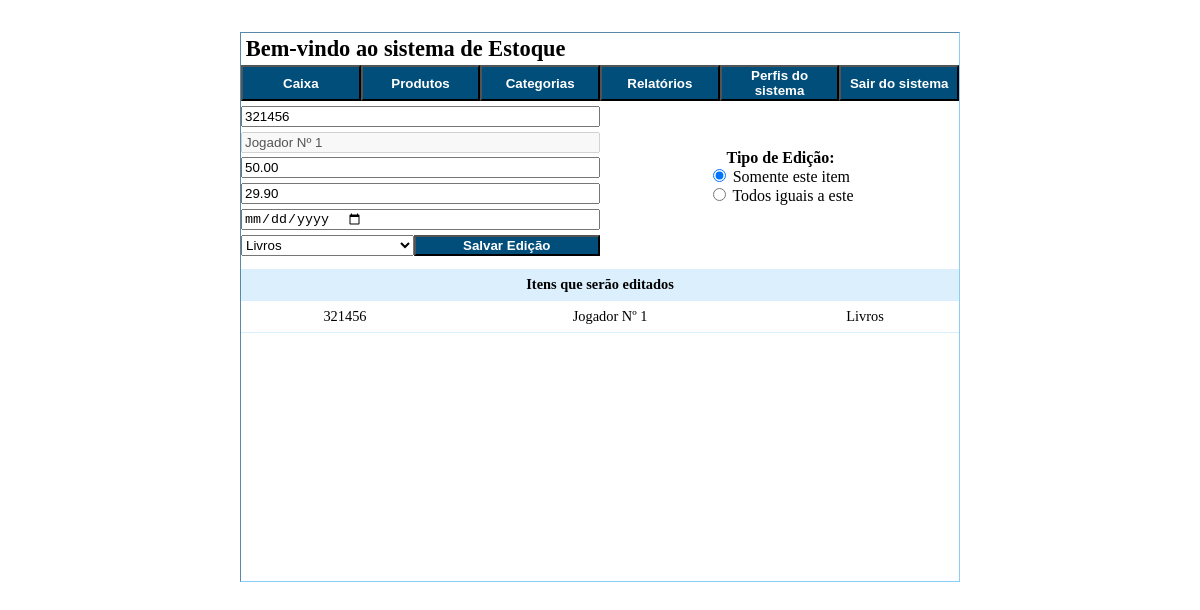
The app's page /editar-produtos.php?p_id=4&desc_id=3&cat_id=1&preco=29.90 with its own data.
### tables this page shows
CREATE TABLE produtos
(
  id INT NOT NULL AUTO_INCREMENT,
  codigo VARCHAR(50),
  marca VARCHAR(50),
  precoCompra DOUBLE(9,2) NOT NULL,
  precoVenda DOUBLE(9,2) NOT NULL,
  dataCompra DATE,
  dataVenda DATE, 
  descricao_id INT NOT NULL,
  categoria_id INT NOT NULL,
  e_disponivel boolean not null,
  PRIMARY KEY(id)
);

CREATE TABLE descricoes
(
  id INT NOT NULL AUTO_INCREMENT,
  descricao VARCHAR(150) NOT NULL,
  quantidade INT NOT NULL,
  PRIMARY KEY(id)
);

CREATE TABLE categorias
(
  id INT NOT NULL AUTO_INCREMENT,
  nome VARCHAR(50) NOT NULL,
  quantidade INT NOT NULL,
  PRIMARY KEY(id)
);

### classes/Produto.php (called while the page is built, shortened)
<?php
class Produto{
	private $id;
	public function __construct(int $id = null)
	{
		if(!($id === null)){
            $this->id = $id;
            $this->carregar();
        }
	}
	public function __get($atributo)
	{
		return $this->$atributo;
	}
	private function carregar()
	{
		$conexao = Conexao::conectarBd();
        $query = "SELECT codigo, marca, precoCompra, precoVenda, dataCompra, dataVenda, descricao_id, categoria_id, e_disponivel FROM produtos WHERE id = :id";
        $stmt = $conexao->prepare($query);
        $stmt->bindValue(":id", $this->id);
        $stmt->execute();
		$produto = $stmt->fetch();
		$this->codigo = $produto['codigo'];
		$this->precoCompra = $produto['precoCompra'];
		$this->precoVenda = $produto['precoVenda'];
		$this->dataCompra = $produto['dataCompra'];
		$this->categoria_id = $produto['categoria_id'];
	}
	public static function listarPorDescricao($descricao_id)
	{
		$query = "SELECT p.id, p.codigo, p.marca, p.precoCompra, p.precoVenda, p.dataCompra, p.dataVenda, p.descricao_id, p.categoria_id, p.e_disponivel, ";
		$query .= "c.nome AS categoria, d.descricao FROM produtos p ";
		$query .= "INNER JOIN descricoes d ON descricao_id = d.id ";
		$query .= "INNER JOIN categorias c ON categoria_id = c.id ";
		$query .= "WHERE descricao_id = :descricao_id";
		$conexao = Conexao::conectarBd();
		$stmt = $conexao->prepare($query);
		$stmt->bindValue(':descricao_id', $descricao_id);
		$stmt->execute();
		return $stmt->fetchAll();
	}
}

### classes/Descricao.php (called while the page is built, shortened)
<?php
class Descricao
{
    private $id;
    public function __construct(int $id = null)
	{
		if(!($id === null)){
            $this->id = $id;
            $this->carregar();
        }
	}
	public function __get($atributo)
	{
		return $this->$atributo;
	}
	private function carregar()
	{
        $conexao = Conexao::conectarBd();
        $query = "SELECT descricao, quantidade FROM descricoes WHERE id = :id";
        $stmt = $conexao->prepare($query);
        $stmt->bindValue(":id", $this->id);
        $stmt->execute();
		$descricao = $stmt->fetch();
        $this->descricao = $descricao['descricao'];
    }
}

### classes/Categoria.php (called while the page is built, shortened)
<?php
class Categoria
{
    public static function listar()
    {
        $query = "SELECT * FROM categorias";
        $conexao = Conexao::conectarBd();
        $stmt = $conexao->prepare($query);
        $stmt->execute();
        return $stmt->fetchAll();
    }
}

### editar-produtos.php (the view, shortened to what this page needs)
<?php require_once 'autoload.php';
    $selected = "";
    $produto = new Produto($_GET['p_id']);
    $descricao = new Descricao($produto->descricao_id);
    $categorias = Categoria::listar();
    $produtos = Produto::listarPorDescricao($produto->descricao_id);
?>
<div id="container-geral">
    <div id="div-input-edt">
        <form id="form-edt-produto" action="actions/action-editar-produtos.php" method="post">
            <input class="elemento-form" type="text" name="codigo" value="<?= $produto->codigo ?>">
            <input class="elemento-form" name="descricao" type="text" value="<?= $descricao->descricao ?>" required>
            <input class="elemento-form" name="precoCompra" type="number" step="0.01" value="<?= $produto->precoCompra ?>" required>
            <input class="elemento-form" name="precoVenda" type="number" step="0.01" value="<?= $produto->precoVenda ?>" required>
            <input type="date" name="dataCompra" class="elemento-form" value="<?= $produto->dataCompra ?>">
            <div id=container-tipo-edicao>
                <p>Tipo de Edição:</p>
                <span><input name="valor" type="radio" value="i" checked> Somente este item</span><br>
                <span><input name="valor" type="radio"  value="m"> Todos iguais a este</span>
            </div>
            <div class="elemento-form">
                <select id="categoria" name="categoria_id">
                    <?php foreach($categorias as $categoria): ?>
                        <?php
                            if($produto->categoria_id == $categoria['id']){
                                $selected = "selected";
                            }else {
                                $selected = "";
                            }
                        ?>
                        <option value="<?= $categoria['id'] ?>" <?= $selected ?>><?php echo $categoria['nome'] ?></option>
                    <?php endforeach; ?>
                </select>
                <button id="btn-submit" type="submit">Salvar Edição</button>
            </div>
        </form>
    </div>
    <div id="container-tabela-pequena">
        <table>
            <thead>
                <tr>
                    <th colspan='3'>Itens que serão editados</th>
                </tr>
            </thead>
            <tbody id="lista-codigos">
                <?php foreach($produtos as $produto): ?>
                    <tr class="lista">
                        <td><?= $produto['codigo'] ?></td>
                        <td><?= $produto['descricao'] ?></td>
                        <td><?= $produto['categoria'] ?></td>
                    </tr>
                <?php endforeach ?>
            </tbody>
        </table>
    </div>
</div>
<link rel="stylesheet" href="css/editar-produto.css">

### css/principal.css (style rules this page uses)
#container-principal { border: 1px inset lightskyblue; height: 550px; width: 60%; margin: 2rem auto; box-sizing: border-box; }
button { background-color: rgb(2, 78, 122); color: white; font-weight: bold; }
#container-botoes { display: flex; flex-direction: row; height: 5%; box-sizing: border-box; }
.botoes { flex: 1; }
#bem-vindo { font-size: 1.4rem; font-weight: bold; margin: .3rem; height: 5%; }
#container-corpo { width: 100%; height: 90%; box-sizing: border-box; }
table { width: 100%; }
td, th { padding: .5em; margin: 0; border-bottom: 1px inset rgba(135, 206, 250, .3); text-align: center; font-size: .9rem; }
tr { line-height: normal; }
th { font-weight: bold; background-color: rgb(220, 239, 253); }

### css/editar-produto.css (style rules this page uses)
#container-geral { width: 100%; height: 100%; display: flex; flex-direction: column; box-sizing: border-box; position: relative; }
#container-tabela-pequena { flex: 2; }
#div-input-edt { flex: 1; width: 50%; margin-top: .3rem; height: 100%; }
#form-edt-produto { display: flex; flex-direction: column; }
.elemento-form { flex: 1; margin-bottom: .3rem; }
div .elemento-form { display: flex; }
#categoria, #btn-submit { flex: 1; }
#container-tipo-edicao { position: absolute; top: 10%; left: 65%; }
#container-tipo-edicao p { text-align: center; font-weight: bold; }

### records on screen
produtos: codigo "321456", precoCompra "50.00", precoVenda "29.90", descricao.descricao "Jogador Nº 1", categoria.nome "Livros"
descricoes: descricao "Jogador Nº 1"

### other values on screen
form field categoria_id "Livros"
